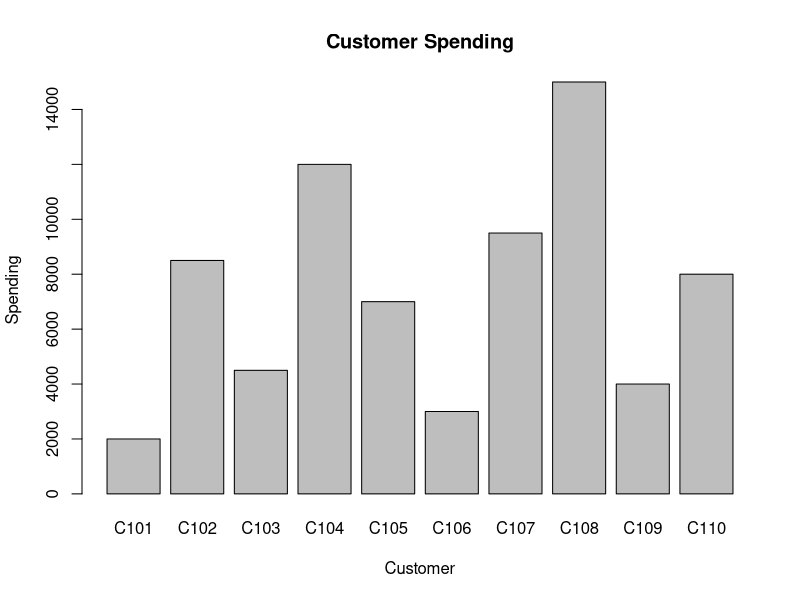

Write R code to recreate this figure.
# ==========================================
# E-COMMERCE CUSTOMER ANALYSIS
# ==========================================

# Create customer dataset
customers <- data.frame(
  Customer_ID = c("C101","C102","C103","C104","C105",
                  "C106","C107","C108","C109","C110"),

  Age = c(22,35,28,42,31,25,39,45,29,36),

  Orders = c(2,6,4,9,5,3,7,10,3,6),

  Spending = c(2000,8500,4500,12000,7000,
               3000,9500,15000,4000,8000)
)

print(customers)


# Average spending
average <- mean(customers$Spending)

cat("Average Spending:", average, "\n")


# Total revenue
total <- sum(customers$Spending)

cat("Total Revenue:", total, "\n")


# Highest spending
highest <- max(customers$Spending)

cat("Highest Spending:", highest, "\n")


# Lowest spending
lowest <- min(customers$Spending)

cat("Lowest Spending:", lowest, "\n")


# Median spending
median_spending <- median(customers$Spending)

cat("Median Spending:", median_spending, "\n")


# Standard deviation
variation <- sd(customers$Spending)

cat("Spending Variation:", variation, "\n")


# High-value customers
high_value <- customers[
  customers$Spending >= 8000,
]

cat("\nHigh Value Customers:\n")

print(high_value)


# Frequent customers
frequent <- customers[
  customers$Orders >= 6,
]

cat("\nFrequent Customers:\n")

print(frequent)


# Correlation between orders and spending
relationship <- cor(
  customers$Orders,
  customers$Spending
)

cat(
  "\nCorrelation between Orders and Spending:",
  relationship,
  "\n"
)


# Visualization
barplot(
  customers$Spending,
  names.arg = customers$Customer_ID,
  main = "Customer Spending",
  xlab = "Customer",
  ylab = "Spending"
)
